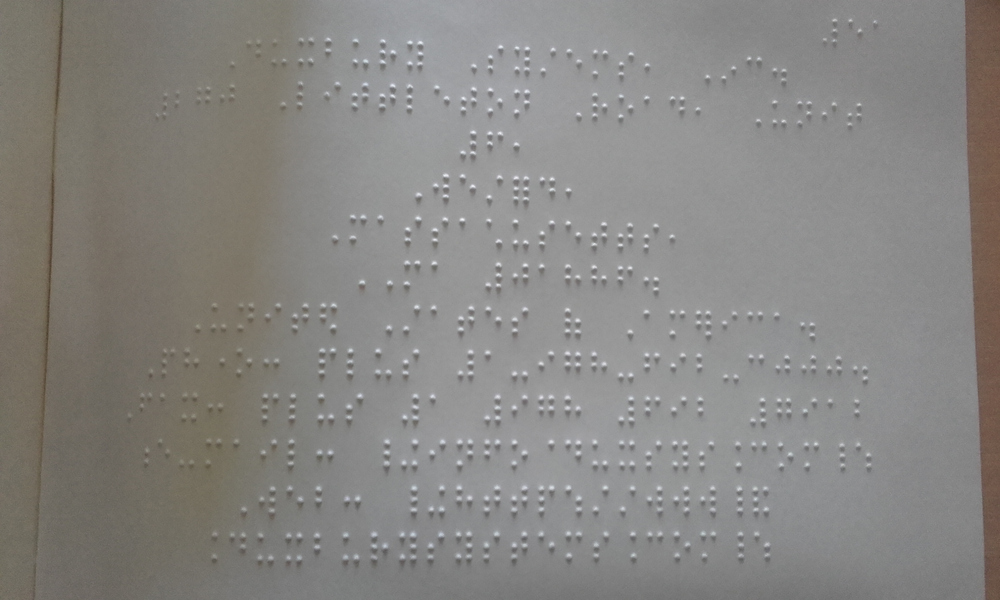
%> input picture Axel/Hough/braille1.png, 1000 x 600 px, shrunk from 2560 x 1536 before the run
$ octave cercles-braille2.m   (GNU Octave 9; MATLAB toolbox functions it lacks are replaced by stand-ins)
%> lines starting %> are read from the running program, lines starting %| are printed output that depends on the picture
clear all; close all; clc;

%%Detection de cercles
I1 = im2double(imread('braille1.png'));
I1_rgb = rgb2gray(I1);

%%Debruitage

%Top hat avec un disque de 15 pixels comme élément structurant
se = strel('disk',14);
J = imtophat(I1_rgb,se).*255;
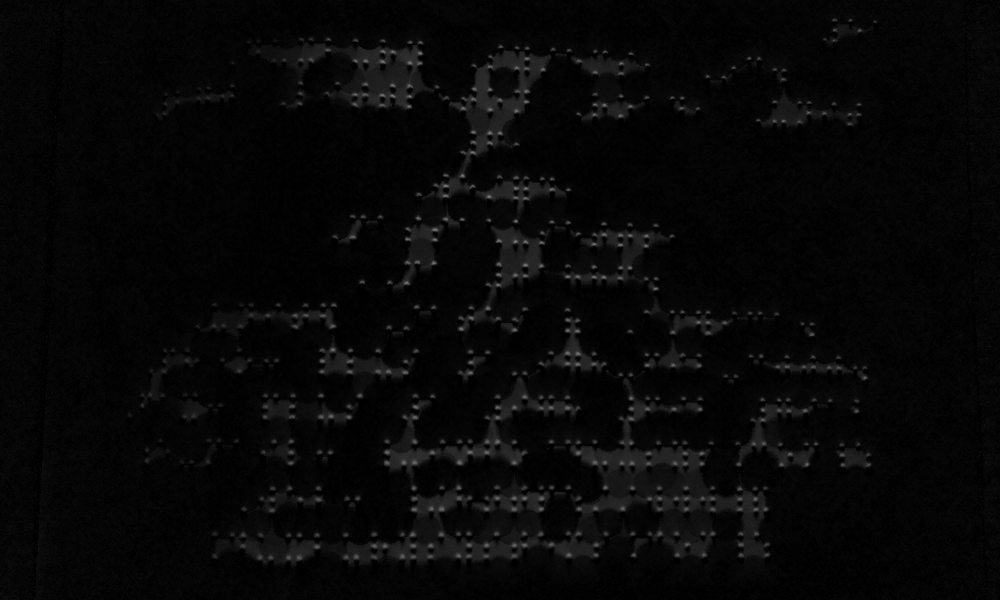
%> J: size 600x1000 double; min 0, max 130, mean 7.7
%Seuillage
BW = (J>18).*J;

%On trouve les cercles avec la tranformée de Hough
[c1,r1] = imfindcircles(BW,[3 40]);
%> c1 = 187 rows, first 12: [460.6 461.5; 515.1 460.8; 318.6 500.1; 462.6 326.9; 356.8 101.4; 650.1 364; 360.3 396.1; 353 236.9; 497 533.5; 441.6 534.7; 322.4 417.5; 317.2 546.1]; r1 = 187 values, max 15.19 at index 177, min 3 at index 173, mean 5.36

%%Affichage
figure(1)
subplot 121
imshow(I1)
subplot 122
hold on;
imshow(I1);
viscircles(c1,max(r1)*ones(size(r1))-2,'EdgeColor','b');
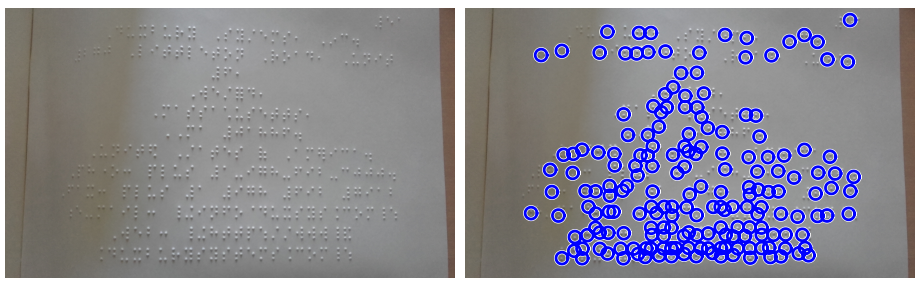
%> figure redrawn from the program's plot data, 2 panels

$ run again, with Axel/Hough/braille2.png copied over Axel/Hough/braille1.png
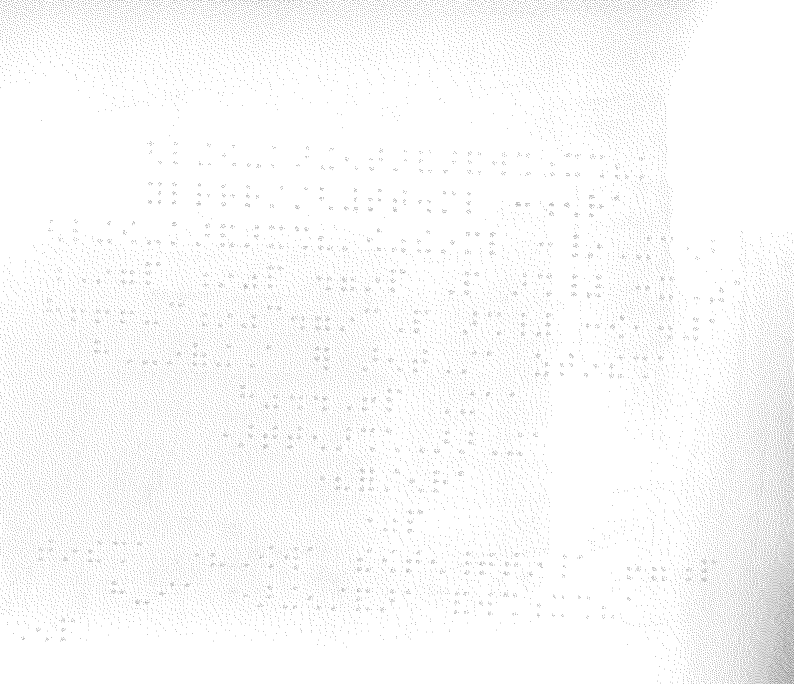
%> input picture Axel/Hough/braille2.png, 794 x 684 px
%> `J = imtophat(I1_rgb,se).*255;`:
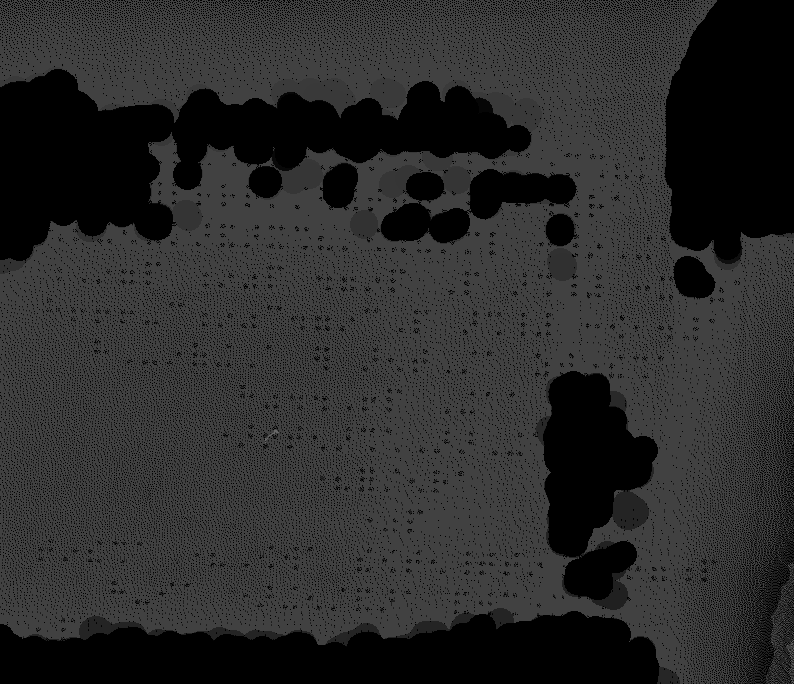
%> J: size 684x794 double; min 0, max 104, mean 43.1
%> c1 = 27 rows, first 12: [620.1 495.8; 322.7 639; 155.4 198.4; 447.4 624.9; 334.3 158.8; 380.8 158.7; 268.8 164.9; 636.8 428.7; 545.2 207.6; 272.2 97.93; 476.9 91.05; 428.2 243]; r1 = 27 values, max 39.57 at index 21, min 3.3 at index 26, mean 9.33
%> `viscircles(c1,max(r1)*ones(size(r1))-2,'EdgeColor','b');`:
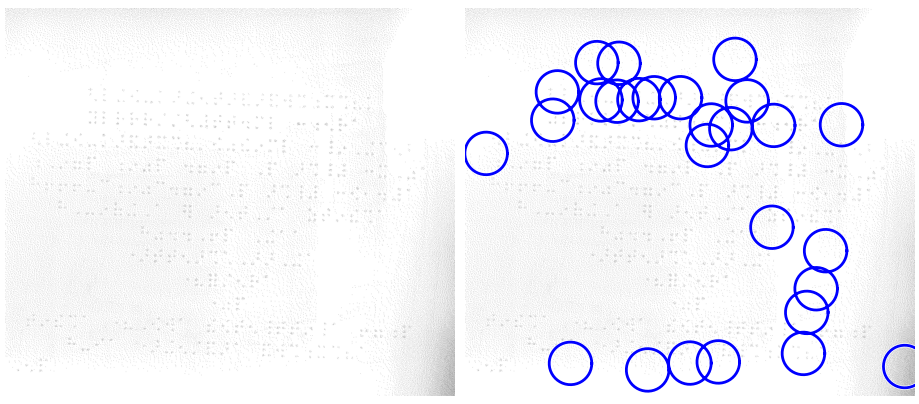
%> figure redrawn from the program's plot data, 2 panels
